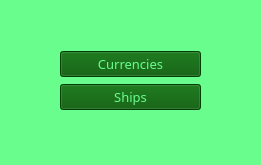
<?xml version="1.0" encoding="UTF-8"?>
<ui version="4.0">
 <class>choice</class>
 <widget class="QWidget" name="choice">
  <property name="geometry">
   <rect>
    <x>0</x>
    <y>0</y>
    <width>261</width>
    <height>165</height>
   </rect>
  </property>
  <property name="palette">
   <palette>
    <active>
     <colorrole role="Base">
      <brush brushstyle="SolidPattern">
       <color alpha="255">
        <red>255</red>
        <green>255</green>
        <blue>255</blue>
       </color>
      </brush>
     </colorrole>
     <colorrole role="Window">
      <brush brushstyle="SolidPattern">
       <color alpha="255">
        <red>104</red>
        <green>253</green>
        <blue>141</blue>
       </color>
      </brush>
     </colorrole>
    </active>
    <inactive>
     <colorrole role="Base">
      <brush brushstyle="SolidPattern">
       <color alpha="255">
        <red>255</red>
        <green>255</green>
        <blue>255</blue>
       </color>
      </brush>
     </colorrole>
     <colorrole role="Window">
      <brush brushstyle="SolidPattern">
       <color alpha="255">
        <red>104</red>
        <green>253</green>
        <blue>141</blue>
       </color>
      </brush>
     </colorrole>
    </inactive>
    <disabled>
     <colorrole role="Base">
      <brush brushstyle="SolidPattern">
       <color alpha="255">
        <red>104</red>
        <green>253</green>
        <blue>141</blue>
       </color>
      </brush>
     </colorrole>
     <colorrole role="Window">
      <brush brushstyle="SolidPattern">
       <color alpha="255">
        <red>104</red>
        <green>253</green>
        <blue>141</blue>
       </color>
      </brush>
     </colorrole>
    </disabled>
   </palette>
  </property>
  <property name="windowTitle">
   <string>Choice</string>
  </property>
  <widget class="QWidget" name="layoutWidget">
   <property name="geometry">
    <rect>
     <x>60</x>
     <y>50</y>
     <width>141</width>
     <height>61</height>
    </rect>
   </property>
   <layout class="QGridLayout" name="gridLayout">
    <item row="0" column="0">
     <widget class="QPushButton" name="pushButton">
      <property name="font">
       <font>
        <family>MS Reference Sans Serif</family>
        <pointsize>10</pointsize>
       </font>
      </property>
      <property name="cursor">
       <cursorShape>PointingHandCursor</cursorShape>
      </property>
      <property name="styleSheet">
       <string notr="true">color:  rgb(104, 253, 141);
background-color: rgb(0, 85, 0);</string>
      </property>
      <property name="text">
       <string>Currencies</string>
      </property>
     </widget>
    </item>
    <item row="1" column="0">
     <widget class="QPushButton" name="pushButton_2">
      <property name="font">
       <font>
        <family>MS Reference Sans Serif</family>
        <pointsize>10</pointsize>
       </font>
      </property>
      <property name="cursor">
       <cursorShape>PointingHandCursor</cursorShape>
      </property>
      <property name="styleSheet">
       <string notr="true">color:  rgb(104, 253, 141);
background-color: rgb(0, 85, 0);</string>
      </property>
      <property name="text">
       <string>Ships</string>
      </property>
     </widget>
    </item>
   </layout>
  </widget>
 </widget>
 <resources/>
 <connections/>
</ui>
